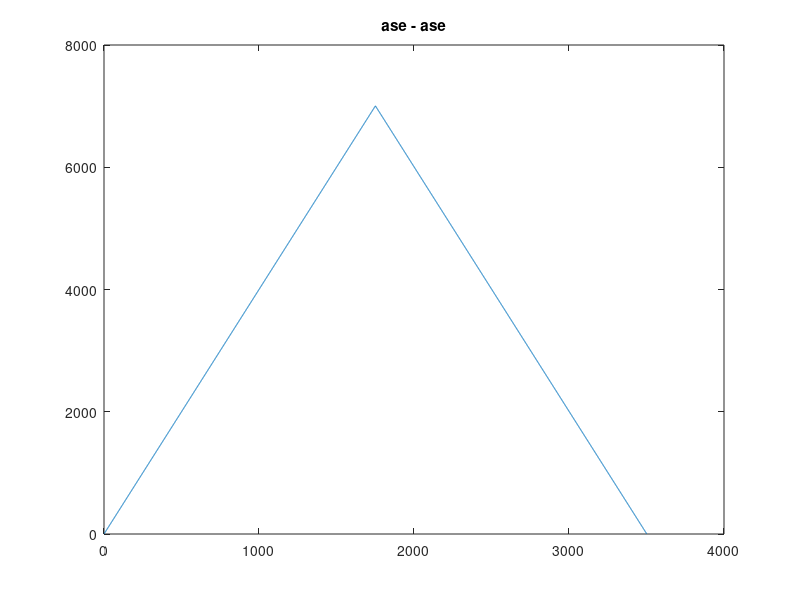
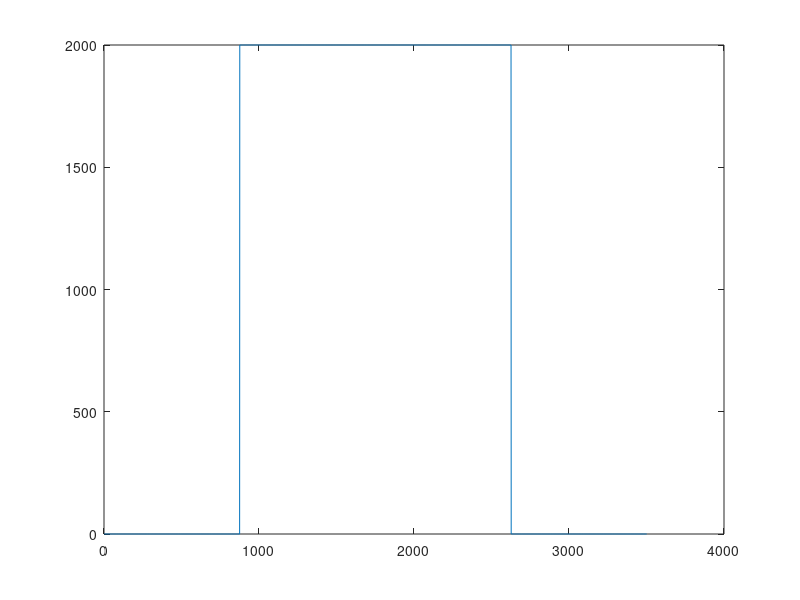

The MATLAB script that drew these images, in order:
deltaN = 0.0175;
deltaFo = 0.0175; 
f = 229;
step = 0.00001;
B = [f-deltaN/2:step:f+deltaN/2];
P1 = 1000;
PN = 2;
S = 0.7; %A/W
R = 100; %ohm
EX = 1000;
noise_fun = @(x) PN*ones(1, length(x));

signal = zeros(1, length(B));
signal(int32(length(B)/2)) = P1;
noise = noise_fun(B);

%noisySignal = signal + noise;
%semilogy(B, noisySignal, '*'); 
asease = conv(noise, noise);
figure(1);
plot(asease);
title('ase - ase');
signalase1 = conv(signal, noise);
figure(2);
title('signal(1) - ase');
plot(signalase1)

I1 = P1 * S;
P1el = I1*I1*R;
P0 = P1/EX;
I0 = P0 * S;
P0el = I0*I0*R;

OSNR = P1/deltaN*PN;
